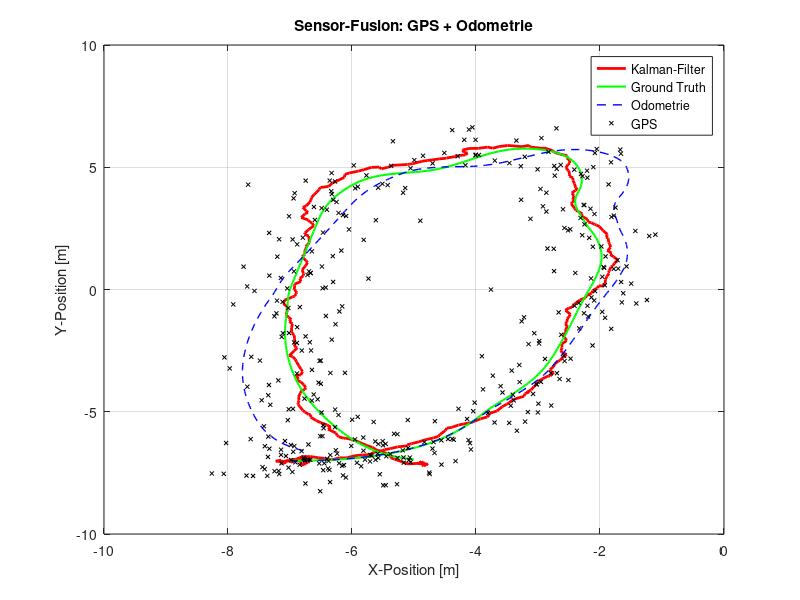

MATLAB code for this plot:
close;
clear;
clc;

% Daten laden
poses = load('poses.txt', '-ascii');
samples = size(poses, 1) - 1;

% Datensätze extrahieren
odom = poses(2:end, 1:2);
gps = poses(2:end, 3:4);
ground_truth = poses(2:end, 5:6);

% Kalman-Filter Parameter
dT = 0.999;

% Zustandsübergangsmatrix (Konstante Geschwindigkeit)
A = [1, 0, dT, 0;
     0, 1, 0,  dT;
     0, 0, 1,  0;
     0, 0, 0,  1];

% Steuermatrix (Positionskorrektur durch Odometrie)
B = [1, 0, 0, 0;
     0, 1, 0, 0;
     0, 0, 0, 0;
     0, 0, 0, 0];

% Beobachtungsmatrix (nur Position messbar)
H = [1, 0, 0, 0;
     0, 1, 0, 0];

% Anfangszustand [x, y, vx, vy]
x = [poses(1, 1:2)'; 0; 0];

% Anfangskovarianz
P = diag([1, 1, 0, 0]);

% Prozessrauschkovarianz
ax = 1e-5;
ay = 1e-5;
Q = [0.25*dT^2*ax,    0,         0.5*dT*ax,    0;
     0,               0.25*dT^2*ay, 0,        0.5*dT*ay;
     0.5*dT*ax,       0,         ax,           0;
     0,               0.5*dT*ay,     0,        ay];

% Messrauschkovarianz
R = eye(2);

% Speicher für Ergebnisse vorallokieren
x_history = zeros(4, samples + 1);
x_history(:, 1) = x;

% Odometrie-Tracking
odom_prev = poses(1, 1:2);

% Hauptschleife des Kalman-Filters
for k = 1:samples
    % GPS-Messung
    z = gps(k, :)';
    
    % Steuervektor aus Odometrie berechnen
    delta_odom = odom(k, :) - odom_prev;
    u = [delta_odom'; 0; 0];
    odom_prev = odom(k, :);
    
    % Prädiktionsschritt
    x_pred = A * x + B * u;
    P_pred = A * P * A' + Q;
    
    % Korrekturschritt
    y_innovation = z - H * x_pred;
    S = H * P_pred * H' + R;
    K = P_pred * H' / S;                  
    
    % Zustandsupdate
    x = x_pred + K * y_innovation;
    P = (eye(4) - K * H) * P_pred;
    
    % Ergebnis speichern
    x_history(:, k + 1) = x;
end

% Visualisierung
figure;
plot(x_history(1, :), x_history(2, :), 'r-', 'LineWidth', 2, 'DisplayName', 'Kalman-Filter');
hold on;
plot(ground_truth(:, 1), ground_truth(:, 2), 'g-', 'LineWidth', 1.5, 'DisplayName', 'Ground Truth');
plot(odom(:, 1), odom(:, 2), 'b--', 'LineWidth', 1, 'DisplayName', 'Odometrie');
plot(gps(:, 1), gps(:, 2), 'kx', 'MarkerSize', 3, 'DisplayName', 'GPS');
xlabel('X-Position [m]');
ylabel('Y-Position [m]');
title('Sensor-Fusion: GPS + Odometrie');
legend('show');
grid on;
hold off;